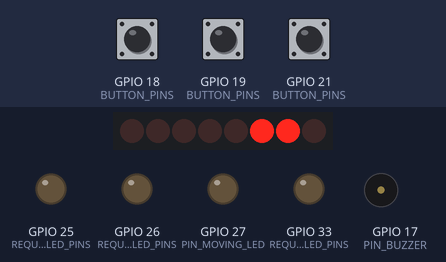
This program was run on a simulated ESP32. Shown: 8 shift-register outputs drawn as a row of LEDs (first output left, lit = HIGH), output pins drawn as LEDs (lit = HIGH), buzzer (waves = sounding). Wiring (inferred from the names in the program): shift register (74HC595): data GPIO 23; shift clock GPIO 16; latch GPIO 22. Wiring (inferred from the signals the program sends): row of LEDs: on Q0, Q1, Q2, Q3, Q4, Q5, Q6, Q7. Dashed ring = blinking. The inputs (shaded band) are chosen by the test bench; at power-on: GPIO 19 (BUTTON_PINS) HIGH, GPIO 21 (BUTTON_PINS) HIGH, GPIO 18 (BUTTON_PINS) HIGH. Pins used as bus, display or sensor lines are not drawn.

Above: at 0.8 s.
0.9 s: GPIO 19 (BUTTON_PINS) pulled LOW for 0.15 s
At 1.4 s:
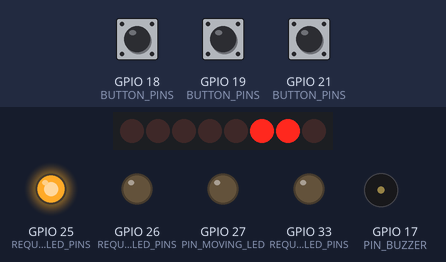
1.6 s: GPIO 21 (BUTTON_PINS) pulled LOW for 0.15 s
At 1.82 s:
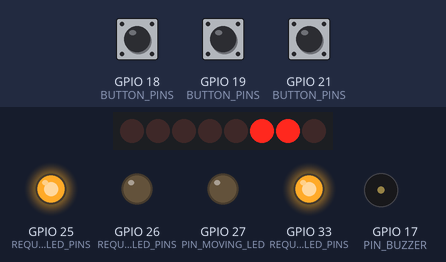
2.3 s: GPIO 18 (BUTTON_PINS) pulled LOW for 0.15 s
At 3.1 s:
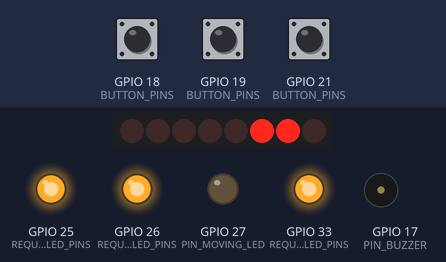
5.4 s: GPIO 18 (BUTTON_PINS) pulled LOW for 1 s
At 5.62 s:
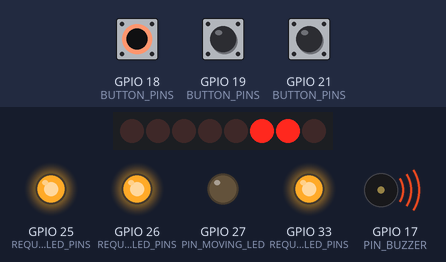
9.4 s: GPIO 18 (BUTTON_PINS) pulled LOW for 3.2 s
At 14.09 s:
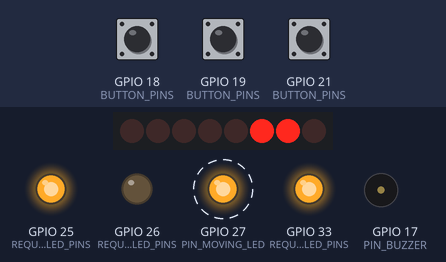
15.6 s: GPIO 18 (BUTTON_PINS) pulled LOW for 0.15 s
At 17.3 s:
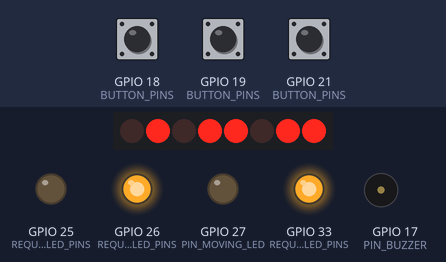
Timing chart, 0 to 20.6 s (numbered marks = the images above; inputs shaded):
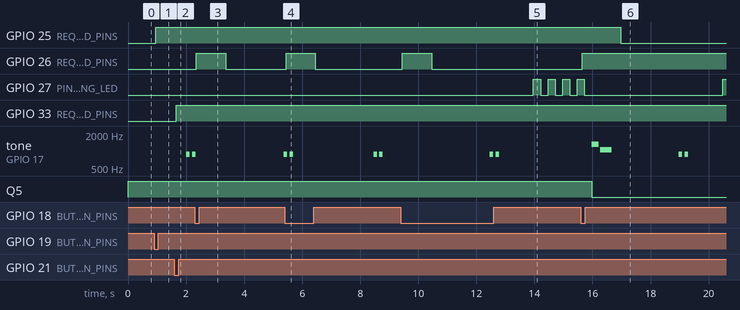

Measured:
- after the input at 0.9 s, GPIO 25 (REQUEST_LED_PINS): LOW → HIGH after 0.05 s
- after the input at 1.6 s, GPIO 33 (REQUEST_LED_PINS): LOW → HIGH after 0.05 s
- after the input at 2.3 s, GPIO 26 (REQUEST_LED_PINS): LOW → HIGH after 0.06 s, → LOW 1.0 s later; GPIO 27 (PIN_MOVING_LED): stops changing and stays LOW
- after the input at 5.4 s, GPIO 26 (REQUEST_LED_PINS): LOW → HIGH after 0.05 s, → LOW 1.0 s later; GPIO 27 (PIN_MOVING_LED): stops changing and stays LOW
- after the input at 9.4 s, GPIO 25 (REQUEST_LED_PINS): stays HIGH (without the input it goes to LOW after 3.6 s); GPIO 26 (REQUEST_LED_PINS): LOW → HIGH after 0.06 s, → LOW 1.0 s later
- after the input at 15.6 s, GPIO 26 (REQUEST_LED_PINS): LOW → HIGH after 0.05 s

The program:

main.cpp
```cpp
#include <stdio.h>
#include <stdint.h>
#include <stdbool.h>

#include "freertos/FreeRTOS.h"
#include "freertos/task.h"
#include "driver/gpio.h"
#include "driver/ledc.h"
#include "esp_log.h"
#include "esp_timer.h"

static const char *TAG = "ELEVATOR";

static const int NUM_FLOORS = 3;

static const gpio_num_t BUTTON_PINS[NUM_FLOORS + 1] = {GPIO_NUM_NC, GPIO_NUM_18, GPIO_NUM_19, GPIO_NUM_21};
static const gpio_num_t REQUEST_LED_PINS[NUM_FLOORS + 1] = {GPIO_NUM_NC, GPIO_NUM_26, GPIO_NUM_25, GPIO_NUM_33};

static const gpio_num_t PIN_MOVING_LED = GPIO_NUM_27;
static const gpio_num_t PIN_BUZZER = GPIO_NUM_17;

static const gpio_num_t PIN_SR_DATA = GPIO_NUM_23;   // 74HC595 DS   (pin 14)
static const gpio_num_t PIN_SR_LATCH = GPIO_NUM_22;  // 74HC595 STCP (pin 12)
static const gpio_num_t PIN_SR_CLOCK = GPIO_NUM_16;  // 74HC595 SHCP (pin 11)

static const uint32_t LOOP_PERIOD_MS = 10;       // main loop tick
static const uint32_t DEBOUNCE_MS = 50;          // button must be stable this long
static const uint32_t DOORS_OPEN_MIN_MS = 2000;  // doors stay open at least this long
static const uint32_t DOOR_CLOSING_MS = 1500;    // simulated door closing
static const uint32_t FLOOR_TRAVEL_MS = 2000;    // travel time between adjacent floors
static const uint32_t DOOR_OPENING_MS = 1000;    // simulated door opening after arrival
static const uint32_t MOVING_BLINK_MS = 250;     // movement LED half-period

static const uint8_t SEG_A = 1 << 7;   // Q7
static const uint8_t SEG_B = 1 << 6;   // Q6
static const uint8_t SEG_C = 1 << 5;   // Q5
static const uint8_t SEG_D = 1 << 4;   // Q4
static const uint8_t SEG_E = 1 << 3;   // Q3
static const uint8_t SEG_F = 1 << 2;   // Q2
static const uint8_t SEG_G = 1 << 1;   // Q1
static const uint8_t SEG_DP = 1 << 0;  // Q0 (unused, kept for completeness)

static const uint8_t DIGIT_PATTERNS[NUM_FLOORS + 1] = {
    SEG_A | SEG_B | SEG_C | SEG_D | SEG_E | SEG_F,  // 0 (not used as a floor)
    SEG_B | SEG_C,                                  // 1
    SEG_A | SEG_B | SEG_D | SEG_E | SEG_G,          // 2
    SEG_A | SEG_B | SEG_C | SEG_D | SEG_G,          // 3
};

enum ElevatorState {
    STATE_DOORS_OPEN,
    STATE_DOORS_CLOSING,
    STATE_MOVING,
    STATE_DOORS_OPENING,  // arriving: arrival sound + doors opening
};

static const char *stateName(ElevatorState state) {
    switch (state) {
        case STATE_DOORS_OPEN:    return "DOORS_OPEN";
        case STATE_DOORS_CLOSING: return "DOORS_CLOSING";
        case STATE_MOVING:        return "MOVING";
        case STATE_DOORS_OPENING: return "DOORS_OPENING";
    }
    return "UNKNOWN";
}

struct Elevator {
    ElevatorState state;
    int currentFloor;
    int destinationFloor;
    int direction;            // +1 up, -1 down, 0 stopped
    uint32_t stateStartMs;    // when we entered the current state (or the current floor leg)
};

static Elevator elevator;

static inline uint32_t nowMs() {
    return (uint32_t)(esp_timer_get_time() / 1000);
}

static void shiftOutByte(uint8_t value) {
    gpio_set_level(PIN_SR_LATCH, 0);
    for (int bit = 7; bit >= 0; --bit) {
        gpio_set_level(PIN_SR_DATA, (value >> bit) & 0x01);
        gpio_set_level(PIN_SR_CLOCK, 1);
        gpio_set_level(PIN_SR_CLOCK, 0);
    }
    gpio_set_level(PIN_SR_LATCH, 1);
    gpio_set_level(PIN_SR_LATCH, 0);
}

static void showFloor(int floor) {
    if (floor < 1 || floor > NUM_FLOORS) {
        shiftOutByte(0x00);
        return;
    }
    shiftOutByte(DIGIT_PATTERNS[floor] & (uint8_t)~SEG_DP);
}

static const ledc_mode_t BUZZER_SPEED_MODE = LEDC_LOW_SPEED_MODE;
static const ledc_timer_t BUZZER_TIMER = LEDC_TIMER_0;
static const ledc_channel_t BUZZER_CHANNEL = LEDC_CHANNEL_0;
static const ledc_timer_bit_t BUZZER_RESOLUTION = LEDC_TIMER_10_BIT;
static const uint32_t BUZZER_DUTY_ON = 512;  // 50% of 1024 -> loudest square wave

struct Note {
    uint32_t frequencyHz;  // 0 = silence
    uint32_t durationMs;
};

static const Note DOOR_CLOSING_SOUND[] = {
    {880, 120}, {0, 80}, {880, 120},
};

static const Note ARRIVAL_SOUND[] = {
    {1319, 250}, {0, 40}, {1047, 400},
};

struct SoundPlayer {
    const Note *notes;
    size_t noteCount;
    size_t noteIndex;
    uint32_t noteStartMs;
    bool active;
};

static SoundPlayer soundPlayer = {nullptr, 0, 0, 0, false};

static void buzzerSilence() {
    ledc_set_duty(BUZZER_SPEED_MODE, BUZZER_CHANNEL, 0);
    ledc_update_duty(BUZZER_SPEED_MODE, BUZZER_CHANNEL);
}

static void buzzerTone(uint32_t frequencyHz) {
    if (frequencyHz == 0) {
        buzzerSilence();
        return;
    }
    ledc_set_freq(BUZZER_SPEED_MODE, BUZZER_TIMER, frequencyHz);
    ledc_set_duty(BUZZER_SPEED_MODE, BUZZER_CHANNEL, BUZZER_DUTY_ON);
    ledc_update_duty(BUZZER_SPEED_MODE, BUZZER_CHANNEL);
}

static void playSound(const Note *notes, size_t noteCount, uint32_t now) {
    soundPlayer.notes = notes;
    soundPlayer.noteCount = noteCount;
    soundPlayer.noteIndex = 0;
    soundPlayer.noteStartMs = now;
    soundPlayer.active = true;
    buzzerTone(notes[0].frequencyHz);
}

static void updateSound(uint32_t now) {
    if (!soundPlayer.active) {
        return;
    }
    const Note &note = soundPlayer.notes[soundPlayer.noteIndex];
    if (now - soundPlayer.noteStartMs < note.durationMs) {
        return;
    }
    soundPlayer.noteIndex++;
    if (soundPlayer.noteIndex >= soundPlayer.noteCount) {
        soundPlayer.active = false;
        buzzerSilence();
        return;
    }
    soundPlayer.noteStartMs = now;
    buzzerTone(soundPlayer.notes[soundPlayer.noteIndex].frequencyHz);
}

static bool movingLedOn = false;
static uint32_t movingLedLastToggleMs = 0;

static void setMovingLed(bool on) {
    movingLedOn = on;
    gpio_set_level(PIN_MOVING_LED, on ? 1 : 0);
}

static void updateMovingLed(uint32_t now) {
    if (elevator.state != STATE_MOVING) {
        if (movingLedOn) {
            setMovingLed(false);
        }
        return;
    }
    if (now - movingLedLastToggleMs >= MOVING_BLINK_MS) {
        movingLedLastToggleMs = now;
        setMovingLed(!movingLedOn);
    }
}

static int requestQueue[NUM_FLOORS];
static int requestCount = 0;
static bool floorPending[NUM_FLOORS + 1] = {false, false, false, false};

static void setRequestLed(int floor, bool on) {
    gpio_set_level(REQUEST_LED_PINS[floor], on ? 1 : 0);
}

static void logQueue() {
    char text[32];
    int length = snprintf(text, sizeof(text), "[");
    for (int i = 0; i < requestCount; ++i) {
        length += snprintf(text + length, sizeof(text) - length, i == 0 ? "%d" : ", %d", requestQueue[i]);
    }
    snprintf(text + length, sizeof(text) - length, "]");
    ESP_LOGI(TAG, "Requests: %s", text);
}

static bool enqueueRequest(int floor) {
    if (requestCount >= NUM_FLOORS) {
        ESP_LOGE(TAG, "Request queue full, Floor %d dropped", floor);
        return false;
    }
    requestQueue[requestCount++] = floor;
    floorPending[floor] = true;
    setRequestLed(floor, true);
    return true;
}

static bool removeRequest(int floor) {
    for (int i = 0; i < requestCount; ++i) {
        if (requestQueue[i] == floor) {
            for (int j = i; j < requestCount - 1; ++j) {
                requestQueue[j] = requestQueue[j + 1];
            }
            requestCount--;
            floorPending[floor] = false;
            setRequestLed(floor, false);
            return true;
        }
    }
    return false;
}

static void setState(ElevatorState newState, uint32_t now) {
    elevator.state = newState;
    elevator.stateStartMs = now;
    ESP_LOGI(TAG, "State: %s", stateName(newState));

    if (newState == STATE_MOVING) {
        movingLedLastToggleMs = now;
        setMovingLed(true);  // start blinking immediately
    }
}

static void completeRequestAtCurrentFloor() {
    if (removeRequest(elevator.currentFloor)) {
        ESP_LOGI(TAG, "Request for Floor %d completed", elevator.currentFloor);
        logQueue();
    }
}

static void handleFloorRequest(int floor, uint32_t now) {
    ESP_LOGI(TAG, "Floor %d requested", floor);

    bool atThisFloor = (floor == elevator.currentFloor);

    if (atThisFloor && elevator.state == STATE_DOORS_OPEN) {
        ESP_LOGW(TAG, "Already at Floor %d with doors open - request satisfied", floor);
        elevator.stateStartMs = now;
        return;
    }

    if (floorPending[floor]) {
        ESP_LOGW(TAG, "Floor %d is already pending - duplicate ignored", floor);
        return;
    }

    if (atThisFloor && elevator.state == STATE_DOORS_OPENING) {
        ESP_LOGW(TAG, "Doors are already opening at Floor %d - request satisfied", floor);
        return;
    }

    if (!enqueueRequest(floor)) {
        return;
    }
    logQueue();

    if (atThisFloor && elevator.state == STATE_DOORS_CLOSING) {
        ESP_LOGW(TAG, "Floor %d requested while doors closing - reopening doors", floor);
        setState(STATE_DOORS_OPENING, now);
    }
}

struct Button {
    bool lastRawPressed;     // last raw reading
    bool stablePressed;      // debounced state
    uint32_t lastChangeMs;   // when the raw reading last changed
};

static Button buttons[NUM_FLOORS + 1];

static void updateButtons(uint32_t now) {
    for (int floor = 1; floor <= NUM_FLOORS; ++floor) {
        Button &button = buttons[floor];
        bool rawPressed = (gpio_get_level(BUTTON_PINS[floor]) == 0);  // active LOW

        if (rawPressed != button.lastRawPressed) {
            button.lastRawPressed = rawPressed;
            button.lastChangeMs = now;
            continue;
        }

        if (now - button.lastChangeMs >= DEBOUNCE_MS && rawPressed != button.stablePressed) {
            button.stablePressed = rawPressed;
            if (rawPressed) {
                handleFloorRequest(floor, now);
            }
        }
    }
}

static void updateElevator(uint32_t now) {
    uint32_t elapsed = now - elevator.stateStartMs;

    switch (elevator.state) {
        case STATE_DOORS_OPEN: {
            if (requestCount == 0 || elapsed < DOORS_OPEN_MIN_MS) {
                break;
            }
            int nextFloor = requestQueue[0];  // FIFO: oldest request first
            if (nextFloor == elevator.currentFloor) {
                completeRequestAtCurrentFloor();
                elevator.stateStartMs = now;
                break;
            }
            elevator.destinationFloor = nextFloor;
            elevator.direction = (nextFloor > elevator.currentFloor) ? 1 : -1;
            ESP_LOGI(TAG, "Destination: Floor %d", nextFloor);
            playSound(DOOR_CLOSING_SOUND, sizeof(DOOR_CLOSING_SOUND) / sizeof(DOOR_CLOSING_SOUND[0]), now);
            setState(STATE_DOORS_CLOSING, now);
            break;
        }

        case STATE_DOORS_CLOSING:
            if (elapsed >= DOOR_CLOSING_MS) {
                setState(STATE_MOVING, now);
                ESP_LOGI(TAG, "Moving %s from Floor %d", elevator.direction > 0 ? "up" : "down",
                         elevator.currentFloor);
            }
            break;

        case STATE_MOVING:
            if (elapsed < FLOOR_TRAVEL_MS) {
                break;
            }
            elevator.currentFloor += elevator.direction;
            showFloor(elevator.currentFloor);
            ESP_LOGI(TAG, "Reached Floor %d", elevator.currentFloor);

            if (elevator.currentFloor == elevator.destinationFloor) {
                ESP_LOGI(TAG, "Arrived at Floor %d", elevator.currentFloor);
                elevator.direction = 0;
                playSound(ARRIVAL_SOUND, sizeof(ARRIVAL_SOUND) / sizeof(ARRIVAL_SOUND[0]), now);
                setState(STATE_DOORS_OPENING, now);
            } else {
                elevator.stateStartMs = now;  // start the next floor leg
            }
            break;

        case STATE_DOORS_OPENING:
            if (elapsed >= DOOR_OPENING_MS) {
                completeRequestAtCurrentFloor();  // LED turns off once the doors are open
                setState(STATE_DOORS_OPEN, now);
            }
            break;
    }
}

static void initOutputs() {
    gpio_config_t config = {};
    config.pin_bit_mask = (1ULL << PIN_MOVING_LED) | (1ULL << PIN_SR_DATA) | (1ULL << PIN_SR_LATCH) |
                          (1ULL << PIN_SR_CLOCK);
    for (int floor = 1; floor <= NUM_FLOORS; ++floor) {
        config.pin_bit_mask |= (1ULL << REQUEST_LED_PINS[floor]);
    }
    config.mode = GPIO_MODE_OUTPUT;
    config.pull_up_en = GPIO_PULLUP_DISABLE;
    config.pull_down_en = GPIO_PULLDOWN_DISABLE;
    config.intr_type = GPIO_INTR_DISABLE;
    ESP_ERROR_CHECK(gpio_config(&config));

    gpio_set_level(PIN_SR_DATA, 0);
    gpio_set_level(PIN_SR_CLOCK, 0);
    gpio_set_level(PIN_SR_LATCH, 0);
    setMovingLed(false);
    for (int floor = 1; floor <= NUM_FLOORS; ++floor) {
        setRequestLed(floor, false);
    }
}

static void initButtons() {
    gpio_config_t config = {};
    for (int floor = 1; floor <= NUM_FLOORS; ++floor) {
        config.pin_bit_mask |= (1ULL << BUTTON_PINS[floor]);
    }
    config.mode = GPIO_MODE_INPUT;
    config.pull_up_en = GPIO_PULLUP_ENABLE;
    config.pull_down_en = GPIO_PULLDOWN_DISABLE;
    config.intr_type = GPIO_INTR_DISABLE;
    ESP_ERROR_CHECK(gpio_config(&config));

    uint32_t now = nowMs();
    for (int floor = 1; floor <= NUM_FLOORS; ++floor) {
        bool pressed = (gpio_get_level(BUTTON_PINS[floor]) == 0);
        buttons[floor] = {pressed, pressed, now};  // a button held at boot does not count as a press
    }
}

static void initBuzzer() {
    ledc_timer_config_t timerConfig = {};
    timerConfig.speed_mode = BUZZER_SPEED_MODE;
    timerConfig.duty_resolution = BUZZER_RESOLUTION;
    timerConfig.timer_num = BUZZER_TIMER;
    timerConfig.freq_hz = 1000;
    timerConfig.clk_cfg = LEDC_AUTO_CLK;
    ESP_ERROR_CHECK(ledc_timer_config(&timerConfig));

    ledc_channel_config_t channelConfig = {};
    channelConfig.gpio_num = PIN_BUZZER;
    channelConfig.speed_mode = BUZZER_SPEED_MODE;
    channelConfig.channel = BUZZER_CHANNEL;
    channelConfig.intr_type = LEDC_INTR_DISABLE;
    channelConfig.timer_sel = BUZZER_TIMER;
    channelConfig.duty = 0;  // silent at start
    channelConfig.hpoint = 0;
    ESP_ERROR_CHECK(ledc_channel_config(&channelConfig));
}

extern "C" void app_main(void) {
    initOutputs();
    initButtons();
    initBuzzer();

    uint32_t now = nowMs();
    elevator.currentFloor = 1;
    elevator.destinationFloor = 1;
    elevator.direction = 0;
    showFloor(elevator.currentFloor);

    ESP_LOGI(TAG, "Initialized at Floor %d", elevator.currentFloor);
    setState(STATE_DOORS_OPEN, now);
    logQueue();

    TickType_t loopDelay = pdMS_TO_TICKS(LOOP_PERIOD_MS);
    if (loopDelay == 0) {
        loopDelay = 1;  // always yield at least one tick so the idle task / watchdog stay happy
    }

    while (true) {
        now = nowMs();
        updateButtons(now);
        updateElevator(now);
        updateMovingLed(now);
        updateSound(now);
        vTaskDelay(loopDelay);
    }
}
```
